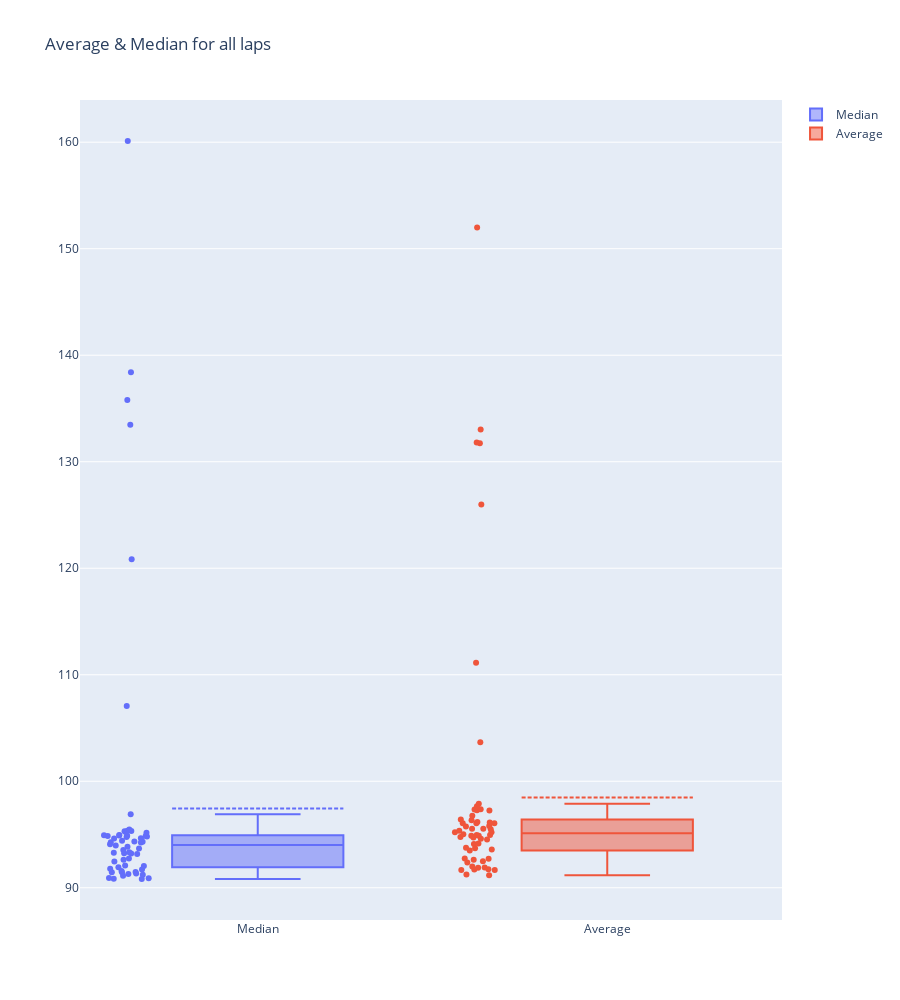

Notebook code cell kept with this figure:
### Markdown cell above
Plot the Median of each lap

### Code cell
median = working_df[1:].median(axis=0, skipna=True).tolist()
average = working_df[1:].mean(axis=0, skipna=True).tolist()

fig = go.Figure()
fig.add_trace(go.Box(y=median, name='Median',boxpoints='all',boxmean=True))
fig.add_trace(go.Box(y=average, name='Average',boxpoints='all',boxmean=True))
fig.update_layout(title='Average & Median for all laps', autosize=False,height=1000,)
# fig.update_yaxes(type="log")
fig.show()

### Figure 1 — Plotly figure (JSON) as saved in the notebook; plotly's stock layout.template omitted (floating-point values rounded to 4 significant figures)
{"data": [{"boxmean": true, "boxpoints": "all", "name": "Median", "type": "box", "y": [107.1, 96.91, 95.16, 95.24, 94.88, 94.86, 94.63, 94.75, 94.66, 95.31, 95.48, 94.87, 95.36, 94.35, 94.41, 94.26, 94.92, 94.27, 94.96, 94.33, 93.55, 93.97, 93.84, 93.23, 93.69, 93.17, 93.34, 93.29, 93.22, 92.75, 94.08, 92.64, 92.05, 92.1, 91.92, 94.82, 120.9, 133.5, 138.4, 160.1, 135.8, 94.93, 92.47, 91.79, 91.46, 91.22, 91.28, 91.72, 91.46, 91.34, 90.9, 91.12, 90.84, 91.48, 90.92, 90.82, 91.58, 95.33]}, {"boxmean": true, "boxpoints": "all", "name": "Average", "type": "box", "y": [111.1, 97.38, 95.55, 95.5, 95.54, 95.35, 94.95, 94.89, 94.87, 95.21, 96.4, 96.17, 97.66, 97.35, 95.21, 97.88, 96.75, 96.06, 97.29, 96.05, 95.75, 95.79, 94.59, 94.96, 94.1, 93.5, 93.71, 94.76, 93.75, 94.71, 96.06, 93.59, 94.16, 94.54, 96.34, 103.7, 126.0, 131.8, 133.0, 152.0, 131.7, 95.01, 92.62, 91.88, 91.71, 91.74, 97.25, 92.36, 91.66, 91.91, 92.74, 92.73, 92.0, 91.68, 91.18, 91.24, 92.5, 96.14]}], "layout": {"autosize": false, "height": 1000, "title": {"text": "Average & Median for all laps"}}}
